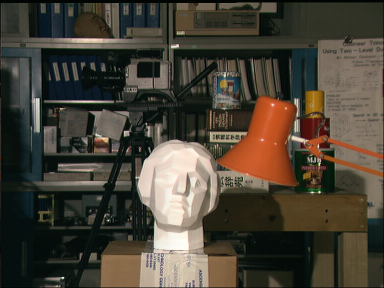
#> input picture Stereo Vision/data/tsukuba/img1.ppm, 384 x 288 px, found by its file name
$ python main.py
#> lines starting #> are read from the running program, lines starting #| are printed output that depends on the picture
### Stereo Vision/disparity.py
"""
Created on July 2020.
@author: Amin Heydarshahi <amin.heydarshahi@fau.de> https://github.com/aminheydarshahi/
"""
import numpy as np
import cv2

class Params:

    def __init__(self):
        self.segmentationThreshold = 0.7
        self.minRegionSize = 100
        self.minDisp = 0
        self.maxDisp = 14

class Disparity:

    def __init__(self):
        '''
        patchRadius: The total patch size is (2*patchRadius+1) * (2*patchRadius+1)
        initIterations: Number of random guesses in initialization
        iterations: Number of spatial propagations
        optimizeIterations: Number of random guesses in optimization step of spatial propagation
        '''
        self.patchRadius = 2
        self.initIterations = 1
        self.iterations = 1
        self.optimizeIterations = 1

        self.params = Params()
        self.showDebug = True

    def computeDisparity(self, img1, img2, minDisp, maxDisp):

        self.params.minDisp = minDisp
        self.params.maxDisp = maxDisp

        scoreF = np.zeros((img1.shape[0], img1.shape[1]))
        dispF, scoreF = self.initRandom(img1, img2, scoreF)

        for i in range(self.iterations):
            self.propagate(img1, img2, dispF, scoreF, True)
            self.randomSearch(img1, img2, dispF, scoreF)
            self.propagate(img1, img2, dispF, scoreF, False)
            self.randomSearch(img1, img2, dispF, scoreF)

        self.showDebugDisp("1_after_loop", 0, 1, dispF)

        dispF = self.thresholding(dispF, scoreF, 15)
        dispF = self.segmentation(dispF)

        return dispF


    def cost(self, img1, img2, x, y, d):

        if (y+self.patchRadius >= img1.shape[0]
                or y-self.patchRadius < 0
                or x-self.patchRadius < 0
                or x+self.patchRadius >= img1.shape[1]
                or int(x-d-self.patchRadius) < 0
                or int(x-d+self.patchRadius+1) >= img1.shape[1]):
            return 10000000

        ## TODO 1.1
        ## Compute the SAD score.
        ## - Iterate over the patch in img1
        ## - use the variable "patchRadius". Note the total patch size is (patchRadius*2+1)*(patchRadius*2+1)
        ## - sample the second image with linear interpolation
        score = 0.0
        n = 2*self.patchRadius+1
        d = int(np.round(d))
        # for xp in range(x-self.patchRadius, x+self.patchRadius+1):
            # for yp in range(y-self.patchRadius, y+self.patchRadius+1):
        patch1 = img1[(y-self.patchRadius):(y+self.patchRadius+1), (x-self.patchRadius):(x+self.patchRadius+1)]
        patch2 = img2[(y-self.patchRadius):(y+self.patchRadius+1), (x-self.patchRadius-d):(x+self.patchRadius+1-d)]
        score += np.sum(np.abs(patch1-patch2))


        return score / (n**2)

    def initRandom(self, img1, img2, scoreF):

        print("Initializing Disparity with random values in the range (" + str(self.params.minDisp) + ", " + str(
            self.params.maxDisp) + ")")
        disp = np.zeros((img1.shape[0], img1.shape[1]))
        ## TODO 1.2
        ## Random initialization of the disparity map.
        ## - For each pixel compute "initIterations" random disparity values in the range[minDisp, maxDisp]\
        ## - Choose the best disparity according to the cost function and store it in disp.
        ## - Store the best cost in scoreF


        self.showDebugDisp("0_Init", 0, 1, disp)

        return disp, scoreF

    def propagate(self, img1, img2, disp, scoreF, forward=True):

        if forward:
            print("Propagate Forward")
        else:
            print("Propagate Backward")

        ## TODO 1.3
        ## Spatial propagation
        ## - In the "forward" mode, iterate over the disparity image and sample the left and upper disparity values.
        ## - Compute the cost and choose the disparity producing the lowest cost (don't forget to compare to the current
        ## cost of that pixel)
        ## - In backward mode (forward=false) this propagation is done in opposite direction


        return disp, scoreF

    def randomSearch(self, img1, img2, disp, scoreF):

        print("Random Search")

        R0 = (self.params.maxDisp - self.params.minDisp) * 0.25

        ## TODO 1.4
        ## Local search
        ## - for each pixel sample "optimizeIterations" new disparity values at decrasing radius
        ## - Choose the best disparity according to the cost (don't forget to include the current value in the comparison)


        return disp, scoreF


    def thresholding(self, disp, scoreF, t):

        print("Thresdholding with t = " + str(t))

        ## TODO 2.1
        ## Remove all disparities with score > t


        self.showDebugDisp("2_Thresholding", 1, 1, disp)
        return disp

    def segmentation(self, disp):

        print("Filter by segmentation")

        ## TODO 2.2
        ## - Segment the image by connected regions
        ## - remove all disparities with regionSize < params.minRegionSize

        ## Implementation Hints:
        ## 1. Pick a pixel which currently does not belong to a region
        ## 2. Create new region for that pixel
        ## 3. "Grow" the region as much as possible
        ## 4. Go to 1. if there are still unassigned pixels
        ## 5. Remove disparities based on region size


        self.showDebugDisp("3_Segmentation", 1, 2, disp)

        return disp

    def consitencyCheck(self, dispL, dispR):

        print("Applying consistency check")

        ## TODO 2.3
        ## - Project disparity from left to right and check if they are consistent.


        return dispL

    def showDebugDisp(self, name, x, y, disp):
        if self.showDebug:
            vis = np.copy(disp)
            vis = vis - self.params.minDisp
            vis = vis / (self.params.maxDisp - self.params.minDisp)

            if self.params.minDisp < 0:
                vis = 1 - vis

            out = np.uint8(vis * 255.0)
            cv2.imwrite(name + ".png", out)

### Stereo Vision/main.py
"""
Created on July 2020.
@author: Amin Heydarshahi <amin.heydarshahi@fau.de> https://github.com/aminheydarshahi/
"""
import cv2
import numpy as np
import os

from disparity import Disparity

def testScore(disparity):
    oldPatchRadius = disparity.patchRadius
    disparity.patchRadius = 1

    img1 = np.array([[15, 26, 77, 15, 72],
                     [72, 161, 37, 15, 94],
                     [15, 5, 6, 16, 72],
                     [1, 2, 3, 4, 5],
                     [73, 1, 6, 27, 71]])
    img2 = np.array([[1, 2, 3, 4, 5],
                     [7, 2, 2, 7, 2],
                     [27, 15, 15, 77, 88],
                     [76, 76, 41, 99, 0],
                     [16, 17, 211, 14, 1]])

    disps = np.array([-1.1, 0, 2.7, 1.3, 1.9])

    costs = np.zeros((5, 5))
    for i in range(5):
        for j in range(5):
            costs[i, j] = disparity.cost(img1, img2, j, i, disps[j])

    costsref = np.array([[10000000, 10000000, 10000000, 10000000, 10000000],
                         [10000000, 44.666668, 10000000, 35.344448, 10000000],
                         [10000000, 53, 10000000, 39.922226, 10000000],
                         [10000000, 55.111111, 10000000, 40.32222, 10000000],
                         [10000000, 10000000, 10000000, 10000000, 10000000]])

    err = costs - costsref
    e = np.linalg.norm(err)
    print("cost error: " + str(e))

    if (e < 1e-4):
        print("Test: SUCCESS!")
    else:
        print("Reference " + str(costsref))
        print("Your result " + str(costs))
        print("Test: FAIL")

    disparity.patchRadius = oldPatchRadius

def main():
    disparity = Disparity()
    testScore(disparity)

    print("Running disparity matcher from tsukuba dataset...")

    scale = 0.5 ## Change it to 0.2 or 0.4 for faster implementation.
    left = cv2.imread('../data/tsukuba/img1.ppm')
#> left is the input picture: shape (288, 384, 3); mean B, G, R 54.7, 66.6, 73.2
    left = cv2.resize(left, None, fx=scale, fy=scale)
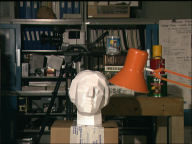
#> left: shape (144, 192, 3); mean B, G, R 54.8, 66.8, 73.4
    right = cv2.imread('../data/tsukuba/img2.ppm')
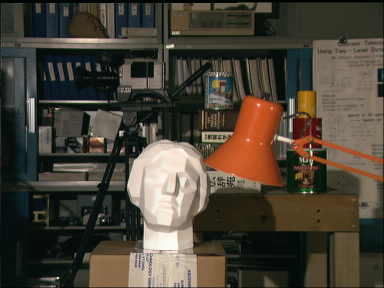
#> input picture Stereo Vision/data/tsukuba/img2.ppm, 384 x 288 px, found by its file name
#> right is the input picture: shape (288, 384, 3); mean B, G, R 55.2, 67.2, 74.1
    right = cv2.resize(right, None, fx=scale, fy=scale)
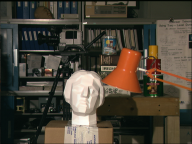
#> right: shape (144, 192, 3); mean B, G, R 55.3, 67.4, 74.2

    if not (len(left) > 0 or len(right) > 0):
        print("The image could not be loaded. Make sure the working directory is set to the skeleton")

    leftGray = cv2.cvtColor(left, cv2.COLOR_RGB2GRAY)
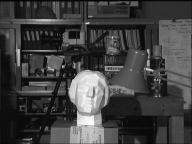
#> leftGray: shape (144, 192); min 3, max 252, mean 63.9
    rightGray = cv2.cvtColor(right, cv2.COLOR_RGB2GRAY)
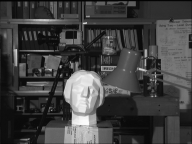
#> rightGray: shape (144, 192); min 3, max 252, mean 64.5

    maxDisp = 14 * scale

    t = cv2.getTickCount()
    dispFL = disparity.computeDisparity(leftGray, rightGray, 0, maxDisp)
#> in computeDisparity, `dispF, scoreF = self.initRandom(img1, img2, scoreF)`: dispF: shape (144, 192) float64; every value is 0
    disparity.showDebugDisp("4_Disp left", 2, 0, dispFL)

    disparity.showDebug = False
    dispFR = disparity.computeDisparity(rightGray, leftGray, -maxDisp, 0)
    disparity.showDebug = True
    disparity.showDebugDisp("4_Disp right", 2, 1, dispFR)
#> in showDebugDisp (call 10), `vis = vis - self.params.minDisp`: vis: shape (144, 192) float64; every value is 7
#> in showDebugDisp (call 10), `vis = vis / (self.params.maxDisp - self.params.minDisp)`: vis: shape (144, 192) float64; every value is 1
    disparity.consitencyCheck(dispFL, dispFR)
    disparity.showDebugDisp("5_Final_consistent_left", 2, 2, -dispFL)
#> in showDebugDisp (call 11), `vis = np.copy(disp)`: vis: shape (144, 192) float64; every value is 0
    t2 = cv2.getTickCount()

    print("Total time for both disparity maps: " + str((t2 - t) / cv2.getTickFrequency() * 1000.0) + " ms")

if __name__ == '__main__':
    main()
